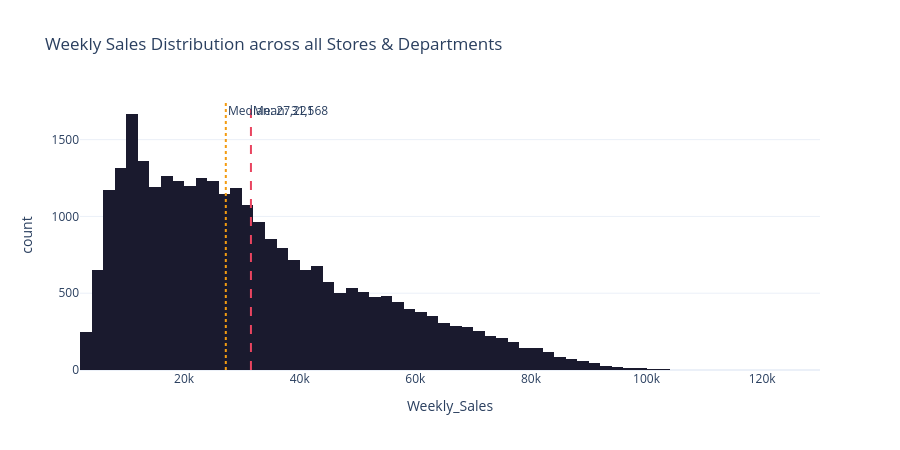

Notebook code for this chart:
### Markdown cell above
## Chart 1 — Weekly Sales Distribution

### Code cell
fig = px.histogram(df, x='Weekly_Sales', nbins=100,
                   title='Weekly Sales Distribution across all Stores & Departments',
                   color_discrete_sequence=['#1a1a2e'])
mean_s = df['Weekly_Sales'].mean()
median_s = df['Weekly_Sales'].median()
fig.add_vline(x=mean_s, line_dash='dash', line_color='#e94560', annotation_text=f'Mean: {mean_s:,.0f}')
fig.add_vline(x=median_s, line_dash='dot', line_color='#f39c12', annotation_text=f'Median: {median_s:,.0f}')
fig.update_layout(height=450, template='plotly_white')
fig.show()

### Figure 1 — Plotly figure (JSON) as saved in the notebook; plotly's stock layout.template omitted (floating-point values rounded to 4 significant figures; data arrays with more than 128 entries replaced by an {"elided": "..."} marker saying what was removed)
{"data": [{"bingroup": "x", "hovertemplate": "Weekly_Sales=%{x}<br>count=%{y}<extra></extra>", "legendgroup": "", "marker": {"color": "#1a1a2e", "pattern": {"shape": ""}}, "name": "", "nbinsx": 100, "orientation": "v", "showlegend": false, "type": "histogram", "x": {"elided": "29000 float values"}, "xaxis": "x", "yaxis": "y"}], "layout": {"annotations": [{"showarrow": false, "text": "Mean: 31,568", "x": 31570.0, "xanchor": "left", "xref": "x", "y": 1, "yanchor": "top", "yref": "y domain"}, {"showarrow": false, "text": "Median: 27,221", "x": 27220.0, "xanchor": "left", "xref": "x", "y": 1, "yanchor": "top", "yref": "y domain"}], "barmode": "relative", "height": 450, "legend": {"tracegroupgap": 0}, "shapes": [{"line": {"color": "#e94560", "dash": "dash"}, "type": "line", "x0": 31570.0, "x1": 31570.0, "xref": "x", "y0": 0, "y1": 1, "yref": "y domain"}, {"line": {"color": "#f39c12", "dash": "dot"}, "type": "line", "x0": 27220.0, "x1": 27220.0, "xref": "x", "y0": 0, "y1": 1, "yref": "y domain"}], "title": {"text": "Weekly Sales Distribution across all Stores & Departments"}, "xaxis": {"anchor": "y", "domain": [0, 1], "title": {"text": "Weekly_Sales"}}, "yaxis": {"anchor": "x", "domain": [0, 1], "title": {"text": "count"}}}}
